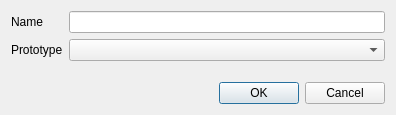
<?xml version="1.0" encoding="UTF-8"?>
<ui version="4.0">
 <class>CreateDirectoryDialog</class>
 <widget class="QDialog" name="CreateDirectoryDialog">
  <property name="geometry">
   <rect>
    <x>0</x>
    <y>0</y>
    <width>396</width>
    <height>115</height>
   </rect>
  </property>
  <property name="windowTitle">
   <string>Create new directory</string>
  </property>
  <property name="windowIcon">
   <iconset resource="../zima-cad-parts.qrc">
    <normaloff>:/gfx/icon.png</normaloff>:/gfx/icon.png</iconset>
  </property>
  <layout class="QVBoxLayout" name="verticalLayout">
   <item>
    <layout class="QGridLayout" name="gridLayout">
     <item row="0" column="1">
      <widget class="QLineEdit" name="nameLineEdit"/>
     </item>
     <item row="0" column="0">
      <widget class="QLabel" name="label">
       <property name="text">
        <string>Name</string>
       </property>
      </widget>
     </item>
     <item row="1" column="0">
      <widget class="QLabel" name="label_2">
       <property name="text">
        <string>Prototype</string>
       </property>
      </widget>
     </item>
     <item row="1" column="1">
      <widget class="QComboBox" name="prototypeComboBox"/>
     </item>
    </layout>
   </item>
   <item>
    <spacer name="verticalSpacer">
     <property name="orientation">
      <enum>Qt::Vertical</enum>
     </property>
     <property name="sizeHint" stdset="0">
      <size>
       <width>20</width>
       <height>40</height>
      </size>
     </property>
    </spacer>
   </item>
   <item>
    <widget class="QDialogButtonBox" name="buttonBox">
     <property name="orientation">
      <enum>Qt::Horizontal</enum>
     </property>
     <property name="standardButtons">
      <set>QDialogButtonBox::Cancel|QDialogButtonBox::Ok</set>
     </property>
    </widget>
   </item>
  </layout>
 </widget>
 <resources>
  <include location="../zima-cad-parts.qrc"/>
 </resources>
 <connections>
  <connection>
   <sender>buttonBox</sender>
   <signal>accepted()</signal>
   <receiver>CreateDirectoryDialog</receiver>
   <slot>accept()</slot>
   <hints>
    <hint type="sourcelabel">
     <x>248</x>
     <y>254</y>
    </hint>
    <hint type="destinationlabel">
     <x>157</x>
     <y>274</y>
    </hint>
   </hints>
  </connection>
  <connection>
   <sender>buttonBox</sender>
   <signal>rejected()</signal>
   <receiver>CreateDirectoryDialog</receiver>
   <slot>reject()</slot>
   <hints>
    <hint type="sourcelabel">
     <x>316</x>
     <y>260</y>
    </hint>
    <hint type="destinationlabel">
     <x>286</x>
     <y>274</y>
    </hint>
   </hints>
  </connection>
 </connections>
</ui>
